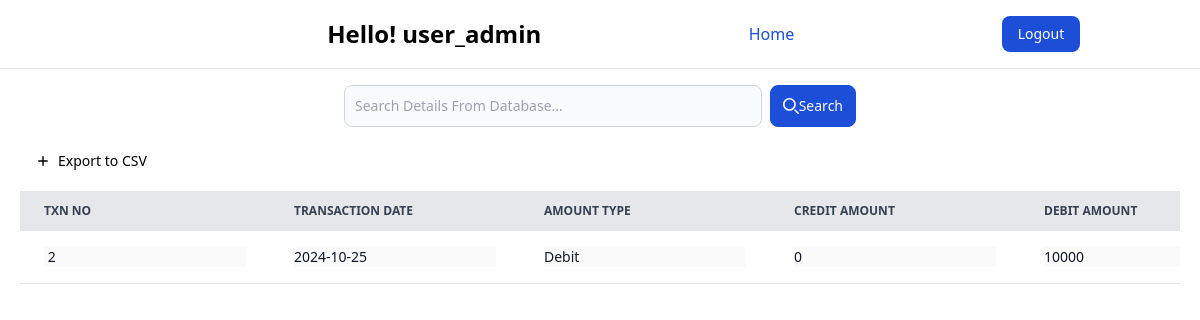
Screenshot of /txn/txn_report.php (signed in) with the database file from the repository.
### tables this page shows
CREATE TABLE `txn_book` (
  `transaction_no` int NOT NULL AUTO_INCREMENT,
  `transaction_date` varchar(45) DEFAULT NULL,
  `amount_type` varchar(45) DEFAULT NULL,
  `credit_amt` varchar(45) DEFAULT NULL,
  `debit_amt` varchar(45) DEFAULT NULL,
  `net_balance` varchar(45) DEFAULT NULL,
  `particuler_to` varchar(45) DEFAULT NULL,
  `site` varchar(45) DEFAULT NULL,
  `main_head` varchar(45) DEFAULT NULL,
  `sub_head` varchar(45) DEFAULT NULL,
  `from` varchar(45) DEFAULT NULL,
  `to` varchar(45) DEFAULT NULL,
  `startKm` int DEFAULT NULL,
  `endKm` int DEFAULT NULL,
  `totalKm` int DEFAULT NULL,
  `rate` int DEFAULT NULL,
  `bill_cheque_no` varchar(45) DEFAULT NULL,
  `invoice_date` varchar(45) DEFAULT NULL,
  `invoice_no` varchar(45) DEFAULT NULL,
  `gst_no` varchar(45) DEFAULT NULL,
  `remarks` varchar(45) DEFAULT NULL,
  `form_status` varchar(45) NOT NULL DEFAULT 'SAVE',
  `currentUser` varchar(45) DEFAULT NULL,
  `currentTime` varchar(45) DEFAULT NULL,
  `updatedBy` varchar(45) DEFAULT NULL,
  `updatedDate` varchar(45) DEFAULT NULL,
  PRIMARY KEY (`transaction_no`)
);

### txn/txn_report.php (the view, shortened to what this page needs)
<?php
include("../dbconnection/db.php");
$sql = "SELECT * FROM txn_book where form_status= 'SUBMIT';";
$result = mysqli_query($con, $sql);
?>
<!DOCTYPE html>
<html lang="en">
<head>
    <link href="https://cdn.jsdelivr.net/npm/tailwindcss@2.0.4/dist/tailwind.min.css" rel="stylesheet">
</head>
<body class="">
    <div>
        <nav class="bg-white dark:bg-gray-900  w-full z-20 top-0 start-0 border-b border-gray-200 dark:border-gray-600">
            <div class="max-w-screen-xl flex flex-wrap items-center justify-around mx-auto p-4">
                <span class="self-center text-2xl font-semibold whitespace-nowrap dark:text-white">
                    Hello! <?php echo $_SESSION["username"] ?></span>
                <div class="flex md:order-2 space-x-3 md:space-x-0 rtl:space-x-reverse">
                    <a href="../logout.php" type="button"
                        class="text-white bg-blue-700 hover:bg-blue-800 focus:ring-4 focus:outline-none focus:ring-blue-300 font-medium rounded-lg text-sm px-4 py-2 text-center dark:bg-blue-600 dark:hover:bg-blue-700 dark:focus:ring-blue-800">Logout</a>
                </div>
                <div class="items-center justify-between hidden w-full md:flex md:w-auto md:order-1" id="navbar-sticky">
                    <ul
                        class="flex flex-col p-4 md:p-0 mt-4 font-medium border border-gray-100 rounded-lg bg-gray-50 md:space-x-8 rtl:space-x-reverse md:flex-row md:mt-0 md:border-0 md:bg-white dark:bg-gray-800 md:dark:bg-gray-900 dark:border-gray-700">
                        <li>
                            <a href="../dashboard.php"
                                class="block py-2 px-3 text-white bg-blue-700 rounded md:bg-transparent md:text-blue-700 md:p-0 md:dark:text-blue-500"
                                aria-current="page">Home</a>
                    </ul>
                </div>
            </div>
        </nav>
    </div>
    <div>
        <form class="flex items-center  max-w-lg mx-auto mt-4" method="GET">
            <div class="relative w-full mr-2">
                <input type="text" id="voice-search" name="search_query"
                    class="bg-gray-50 border border-gray-300 text-gray-900 text-sm rounded-lg focus:ring-blue-500 focus:border-blue-500 block w-full ps-10 p-2.5  dark:bg-gray-700 dark:border-gray-600 dark:placeholder-gray-400 dark:text-white dark:focus:ring-blue-500 dark:focus:border-blue-500"
                    placeholder="Search Details From Database..." required />
            </div>
            <button type="submit" name="search"
                class="inline-flex items-center py-2.5 px-3 ms-2 text-sm font-medium text-white bg-blue-700 rounded-lg border border-blue-700 hover:bg-blue-800 focus:ring-4 focus:outline-none focus:ring-blue-300 dark:bg-blue-600 dark:hover:bg-blue-700 dark:focus:ring-blue-800">
                <svg class="w-4 h-4 me-2" aria-hidden="true" xmlns="http://www.w3.org/2000/svg" fill="none"
                    viewBox="0 0 20 20">
                    <path stroke="currentColor" stroke-linecap="round" stroke-linejoin="round" stroke-width="2"
                        d="m19 19-4-4m0-7A7 7 0 1 1 1 8a7 7 0 0 1 14 0Z" />
                </svg>Search
            </button>
        </form>
    </div>
    <div class="relative overflow-x-auto mt-4 mx-5">
        <button onclick="exportTableToCSV('TransactionReport.csv')" type="button"
            class="flex items-center justify-center bg-primary-700 font-medium rounded-lg text-sm px-4 py-2 mb-3">
            <svg class="h-3.5 w-3.5 mr-2" fill="currentColor" viewbox="0 0 20 20" xmlns="http://www.w3.org/2000/svg"
                aria-hidden="true">
                <path clip-rule="evenodd" fill-rule="evenodd"
                    d="M10 3a1 1 0 011 1v5h5a1 1 0 110 2h-5v5a1 1 0 11-2 0v-5H4a1 1 0 110-2h5V4a1 1 0 011-1z" />
            </svg>
            Export to CSV
        </button>
        <table class="w-full text-sm text-left whitespace-nowrap rtl:text-right text-gray-500 dark:text-gray-400 mb-2"
            id="myTable">
            <thead class="text-xs text-gray-700 uppercase bg-gray-200 dark:bg-gray-700 dark:text-gray-400">
                <tr>
                    <th scope="col" class="px-6 py-3">
                        Txn No
                    </th>
                    <th scope="col" class="px-6 py-3">
                        Transaction Date
                    </th>
                    <th scope="col" class="px-6 py-3">
                        Amount Type
                    </th>
                    <th scope="col" class="px-6 py-3">
                        Credit Amount
                    </th>
                    <th scope="col" class="px-6 py-3">
                        Debit Amount
                    </th>
                </tr>
            </thead>
            <tbody class="" id="rowAreaTbody">
                <?php
                while ($row = mysqli_fetch_assoc($result)) {
                    ?>
                    <tr class="bg-white border-b dark:bg-gray-800 dark:border-gray-700 text-gray-900">
                        <td scope="row" class="px-6 py-4">
                            <input type="text" name="" id="" value=" <?php echo $row['transaction_no'] ?>" disabled>
                        </td>
                        <td class="px-6 py-4">
                            <input type="text" name="" id="" value="<?php echo $row['transaction_date'] ?>" disabled>
                        </td>
                        <td class="px-6 py-4">
                            <input type="text" name="" id="" value="<?php echo $row['amount_type'] ?>" disabled>
                        </td>
                        <td class="px-6 py-4">
                            <input type="text" name="" id="" value="<?php echo $row['credit_amt'] ?>" disabled>
                        </td>
                        <td class="px-6 py-4">
                            <input type="text" name="" id="" value="<?php echo $row['debit_amt'] ?>" disabled>
                        </td>
                    </tr>
                    <?php
                }
                ?>
            </tbody>
        </table>
    </div>
</body>
</html>

### rows the page displays
txn_book: transaction_no "2", transaction_date "2024-10-25", amount_type "Debit", credit_amt "0", debit_amt "10000"

### other values shown
$_SESSION["username"] "user_admin"
